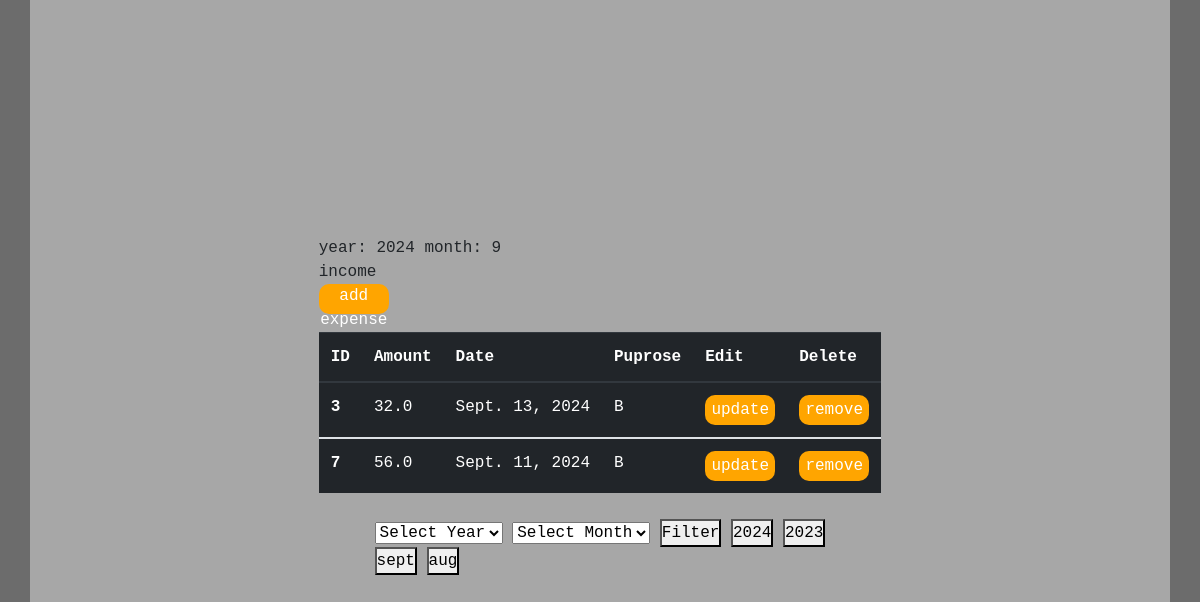
/list, run on an earlier commit of the app's database.
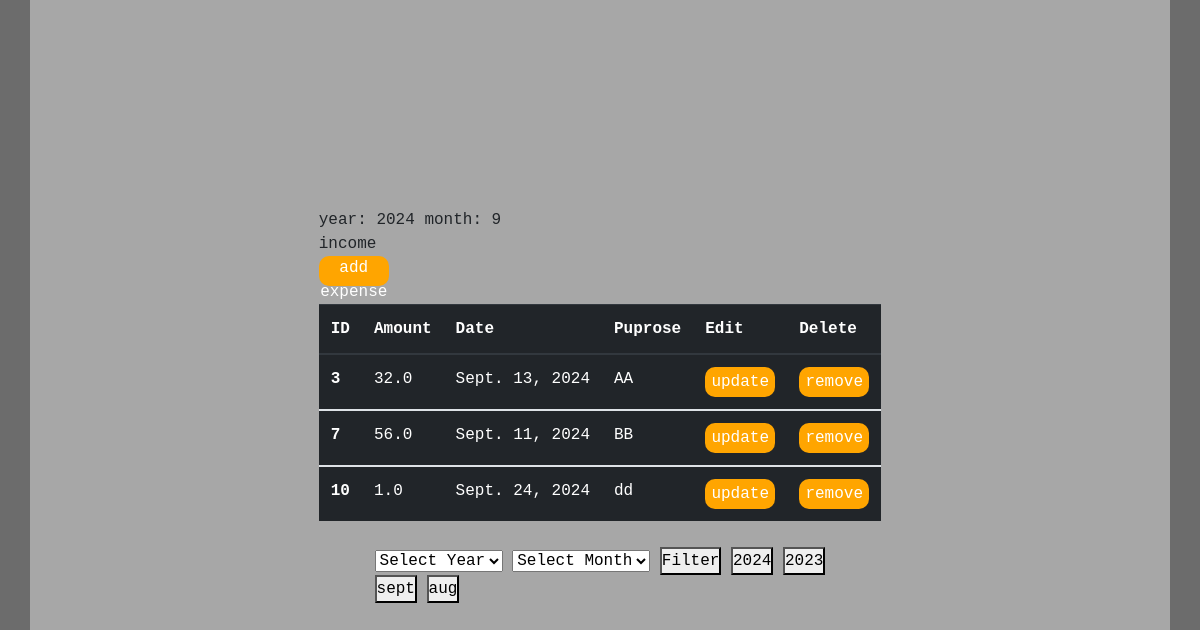
And on a later commit of the database.
### tracker/models.py (models this page shows, shortened)
class ExpensesItem(models.Model):
    amount = models.FloatField(null=True)
    purpose = models.CharField(max_length=100, null=True)
    date = models.DateField(null=True, blank=True)
    date_created = models.DateTimeField(auto_now_add=True)

### tracker/views.py (the view)
# urls.py: path('list', views.list, name='list'),
def list(request):
    current_year = datetime.now().year
    current_month = datetime.now().month
    expenses = ExpensesItem.objects
    purposes = Purpose.objects
    year = request.GET.get('year', current_year)
    month = request.GET.get('month', current_month)
    if year is not None and year != '':
        expenses = expenses.filter(date__year=year)
    if month is not None and month != '':
        expenses = expenses.filter(date__month =month)
    pqs = purposeList(filter='purpose')
    print(pqs)
    eql = expenseList()
    print(eql)
    expenses = expenses.all()
    context = {
        'pqs' : pqs,
        'expenses' : expenses,
        'purposes':purposes,
        'month':month,
        'year':year
    }
    return render(request, 'list.html', context)

### tracker/views.py (called while the page is built)
def purposeList(filter):
    lp=[]
    pqs =Purpose.objects.values_list(filter ,flat= True)
    for i in range(len(pqs)):
        lp.append(pqs[i])
    lpqs = lp
    return lpqs

def expenseList():
    el = []
    pl = purposeList(filter='purpose')
    print(pl)
    for i in range(len(pl)):
        seqs =ExpensesItem.objects.filter(purpose = pl[i]).aggregate(Sum('amount')).get('amount__sum')
        print(seqs)
        el.append(seqs)
    print(el)
    return el

### templates/list.html (shortened to what this page needs)
{% load static %}
<!DOCTYPE html>
<html lang="en">
<head>
    <link rel="stylesheet" href="https://cdn.jsdelivr.net/npm/bootstrap@4.0.0/dist/css/bootstrap.min.css">
    <link rel="stylesheet" href="{% static 'css/list.css' %}">
</head>
<body>
    <div class="container">
        <div class="selector">
        <select id="year-filter">
            <option value="">Select Year</option>
        </select>
        <select id="month-filter">
            <option value="">Select Month</option>
        </select>
        <button id="filter-button">Filter</button>
        <a href= '/list?year=2024&month={{month}}'><button>2024</button></a>
        <a href= '/list?year=2023&month={{month}}'><button>2023</button></a>
        <br>
        <a href= '/list?year={{year}}&month=9'><button>sept</button></a>
        <a href= '/list?year={{year}}&month=8'><button>aug</button></a>
        </div>
        <div class="table-container">
            <div class="filtered">
                year: {{year}}
                month: {{month}}
            </div>
            <table class="table table-hover table-dark">
                <thead>
                  <tr>
                    <th scope="col">ID</th>
                    <th scope="col">Amount</th>
                    <th scope="col">Date</th>
                    <th scope="col">Puprose</th>
                    <th scope="col">Edit</th>
                    <th scope="col">Delete</th>
                  </tr>
                </thead>
                {% for ex in expenses %}
                <tbody>
                  <tr>
                    <th scope="row">
                        {{ex.id}}
                    </th>
                    <td>
                        {{ex.amount}}
                    </td>
                    <td>
                        {{ex.date}}
                    </td>
                    <td>
                        {{ex.purpose}}
                    </td>
                    <td>
                        <button><a href="{% url 'edit_expense' ex.id %}">update</a></button>
                    </td>
                    <td>
                        <button><a href="{% url 'delete_expense' ex.id %}"> remove</a></button>
                    </td>
                  </tr>
                  {% endfor %}
                </tbody>
        </div>
            <div class="income">
                income
            </div>
        </div>
        <button><a href="{% url 'addexpense' %}">add expense</a></button>
</body>
</html>

What changed in the data, as far as the page shows it:
changed ExpensesItem "Sept. 13, 2024": purpose "B" → "AA"
changed ExpensesItem "Sept. 11, 2024": purpose "B" → "BB"
added ExpensesItem: id "10", amount "1.0", date "Sept. 24, 2024", purpose "dd"
